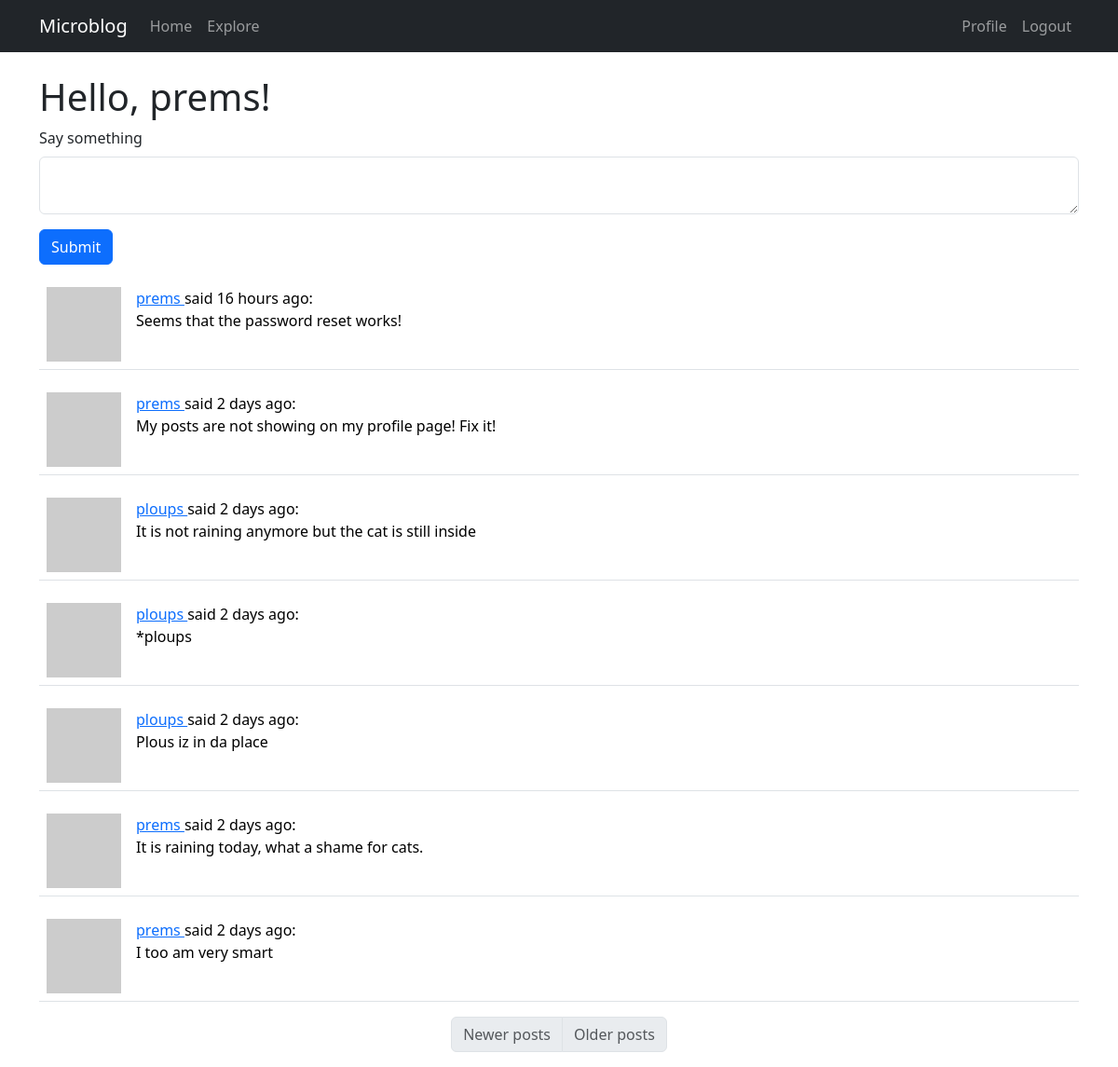
The app's page /index (signed in) with its own data.
### app/models.py (models this page shows, shortened)
class User(UserMixin, db.Model):
    id: so.Mapped[int] = so.mapped_column(primary_key=True)
    username: so.Mapped[str] = so.mapped_column(sa.String(64), index=True, unique=True)
    email: so.Mapped[str] = so.mapped_column(sa.String(120), index=True, unique=True)
    password_hash: so.Mapped[Optional[str]] = so.mapped_column(sa.String(256))
    posts: so.WriteOnlyMapped["Post"] = so.relationship(back_populates="author")
    about_me: so.Mapped[Optional[str]] = so.mapped_column(sa.String(140))
    last_seen: so.Mapped[Optional[datetime]] = so.mapped_column(
        default=lambda: datetime.now(timezone.utc)
    )
    following: so.WriteOnlyMapped["User"] = so.relationship(
        secondary=followers,
        primaryjoin=(followers.c.follower_id == id),
        secondaryjoin=(followers.c.followed_id == id),
        back_populates="followers",
    )
    followers: so.WriteOnlyMapped["User"] = so.relationship(
        secondary=followers,
        primaryjoin=(followers.c.followed_id == id),
        secondaryjoin=(followers.c.follower_id == id),
        back_populates="following",
    )
    def avatar(self, size):
        digest = md5(self.email.lower().encode("utf-8")).hexdigest()
        return f"https://www.gravatar.com/avatar/{digest}?d=identicon&s={size}"
    def following_posts(self):
        Author = so.aliased(User)
        Follower = so.aliased(User)
        return (
            sa.select(Post)
            .join(Post.author.of_type(Author))
            .join(Author.followers.of_type(Follower), isouter=True)
            .where(sa.or_(Follower.id == self.id, Author.id == self.id))
            .group_by(Post)
            .order_by(Post.timestamp.desc())
        )

class Post(db.Model):
    id: so.Mapped[int] = so.mapped_column(primary_key=True)
    body: so.Mapped[str] = so.mapped_column(sa.String(140))
    timestamp: so.Mapped[datetime] = so.mapped_column(
        index=True, default=lambda: datetime.now(timezone.utc)
    )
    user_id: so.Mapped[int] = so.mapped_column(sa.ForeignKey(User.id), index=True)
    author: so.Mapped[User] = so.relationship(back_populates="posts")

### app/routes.py (the view)
@app.route("/", methods=["GET", "POST"])
@app.route("/index", methods=["GET", "POST"])
@login_required
def index():
    form = PostForm()
    if form.validate_on_submit():
        post = Post(body=form.post.data, author=current_user)
        db.session.add(post)
        db.session.commit()
        flash("Your post is posted :)")
        return redirect(url_for("index"))
    page = request.args.get("page", 1, int)
    posts = db.paginate(
        current_user.following_posts(),
        page=page,
        per_page=app.config["POSTS_PER_PAGE"],
        error_out=False,
    )
    prev_url = url_for("index", page=posts.prev_num) if posts.has_prev else None
    next_url = url_for("index", page=posts.next_num) if posts.has_next else None
    return render_template(
        "index.html",
        title="Home",
        form=form,
        posts=posts,
        prev_url=prev_url,
        next_url=next_url,
    )

### app/forms.py
class PostForm(FlaskForm):
    post = TextAreaField(
        "Say something", validators=[DataRequired(), Length(min=1, max=140)]
    )
    submit = SubmitField("Submit")

### app/models.py (called while the page is built)
@login.user_loader
def load_user(id):
    return db.session.get(User, int(id))

### app/routes.py (called while the page is built)
@app.before_request
def before_request():
    if current_user.is_authenticated:
        current_user.last_seen = datetime.now(timezone.utc)
        db.session.commit()

### app/templates/index.html
{% extends 'base.html' %}
{% import "bootstrap_wtf.html" as wtf %}
{% block content %}
<h1>Hello, {{ current_user.username }}!</h1>
{% if form %}
{{ wtf.quick_form(form) }}
{% endif %}
{% for post in posts %}
{% include '_post.html' %}
{% endfor %}
<nav aria-label="Post navigation">
  <ul class="pagination justify-content-center">
    <li class="page-item {% if not prev_url %} disabled{% endif %}">
      <a class="page-link" href="{{ prev_url }}"">Newer posts</a>
    </li>
    <li class=" page-item {% if not next_url %} disabled{% endif %}">
        <a class="page-link" href="{{ next_url }}">Older posts</a>
    </li>
  </ul>
</nav>
{% endblock %}

### app/templates/_post.html
<table class="table table-hover">
    <tr valign="top">
        <td width="70px">
            <a href="{{ url_for('user', username=post.author.username) }}">
                <img src="{{ post.author.avatar(36) }}">
            </a>
        </td>
        <td>
            <a href="{{ url_for('user', username=post.author.username) }}">
                {{ post.author.username }}
            </a>
            said {{ moment(post.timestamp).fromNow() }}:
            <br>
            {{ post.body }}
        </td>
    </tr>
</table>

### records on screen
User: username "prems"
Post: author.username "prems", timestamp "16 hours ago", body "Seems that the password reset works!"
Post: author.username "prems", timestamp "2 days ago", body "My posts are not showing on my profile page! Fix it!"
Post: author.username "ploups", timestamp "2 days ago", body "It is not raining anymore but the cat is still inside"
Post: author.username "ploups", timestamp "2 days ago", body "*ploups"
Post: author.username "ploups", timestamp "2 days ago", body "Plous iz in da place"
Post: author.username "prems", timestamp "2 days ago", body "It is raining today, what a shame for cats."
Post: author.username "prems", timestamp "2 days ago", body "I too am very smart"

### other values on screen
{{ field.label(class='form-label') }} "Say something"
